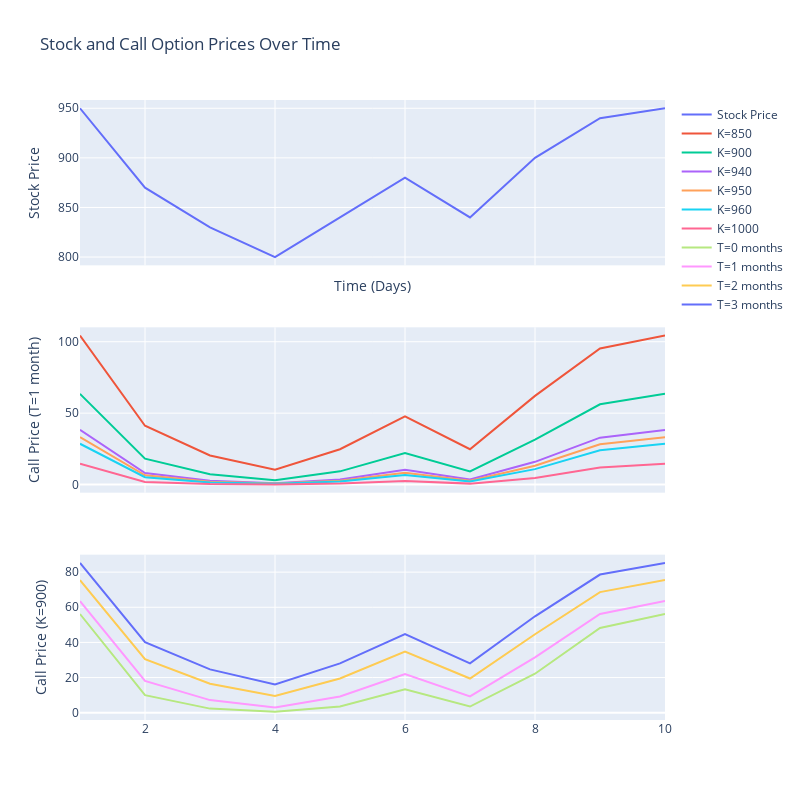

Source (notebook cell):
### Code cell
""" 假設 Spot price (S) 從 950 跌至 800 附近,然後又快速回彈至 950 """

import pandas as pd
import plotly.graph_objects as go
from plotly.subplots import make_subplots

stock_prices = [950, 870, 830, 800, 840, 880, 840, 900, 940, 950]
days = list(range(1, len(stock_prices) + 1))

stock_data = pd.DataFrame({"Day": days, "Stock Price": stock_prices})

import plotly.graph_objects as go
from plotly.subplots import make_subplots

# 設定行使價格和到期時間
K_values = [850, 900, 940, 950, 960, 1000]
T_values = [1 / 24, 1 / 12, 2 / 12, 3 / 12]

# 計算選擇權價格
option_prices = {}
for K in K_values:
    for T in T_values:
        option_prices[(K, T)] = [
            black_scholes_merton(S, K, T, r, sigma) for S in stock_prices
        ]

# 創建子圖
fig = make_subplots(rows=3, cols=1, shared_xaxes=True, vertical_spacing=0.1)

# 股票價格隨時間變化的線圖
fig.add_trace(
    go.Scatter(x=days, y=stock_prices, mode="lines", name="Stock Price"), row=1, col=1
)

# 固定到期時間,不同行使價格的選擇權價格線圖
fixed_T = T_values[1] * 12
for K in K_values:
    fig.add_trace(
        go.Scatter(
            x=days, y=option_prices[(K, T_values[1])], mode="lines", name=f"K={K}"
        ),
        row=2,
        col=1,
    )

# 固定行使價格,不同到期時間的選擇權價格線圖
fixed_K = K_values[1]
for T in T_values:
    fig.add_trace(
        go.Scatter(
            x=days,
            y=option_prices[(K_values[1], T)],
            mode="lines",
            name=f"T={T*12:.0f} months",
        ),
        row=3,
        col=1,
    )

# 更新圖表佈局
fig.update_layout(
    title="Stock and Call Option Prices Over Time",
    xaxis=dict(title="Time (Days)"),
    yaxis=dict(title="Stock Price"),
    yaxis2=dict(title=f"Call Price (T={fixed_T:.0f} month)"),
    yaxis3=dict(title=f"Call Price (K={fixed_K})"),
    width=800,
    height=800,
)

fig.show()

### Figure 1 — Plotly figure (JSON) as saved in the notebook; plotly's stock layout.template omitted (floating-point values rounded to 4 significant figures)
{"data": [{"mode": "lines", "name": "Stock Price", "type": "scatter", "x": [1, 2, 3, 4, 5, 6, 7, 8, 9, 10], "xaxis": "x", "y": [950, 870, 830, 800, 840, 880, 840, 900, 940, 950], "yaxis": "y"}, {"mode": "lines", "name": "K=850", "type": "scatter", "x": [1, 2, 3, 4, 5, 6, 7, 8, 9, 10], "xaxis": "x2", "y": [104.3, 41.19, 20.37, 10.36, 24.76, 47.69, 24.76, 62.09, 95.3, 104.3], "yaxis": "y2"}, {"mode": "lines", "name": "K=900", "type": "scatter", "x": [1, 2, 3, 4, 5, 6, 7, 8, 9, 10], "xaxis": "x2", "y": [63.51, 18.13, 7.168, 2.999, 9.251, 22.05, 9.251, 31.45, 56.2, 63.51], "yaxis": "y2"}, {"mode": "lines", "name": "K=940", "type": "scatter", "x": [1, 2, 3, 4, 5, 6, 7, 8, 9, 10], "xaxis": "x2", "y": [38.3, 8.091, 2.637, 0.9372, 3.581, 10.29, 3.581, 15.93, 32.85, 38.3], "yaxis": "y2"}, {"mode": "lines", "name": "K=950", "type": "scatter", "x": [1, 2, 3, 4, 5, 6, 7, 8, 9, 10], "xaxis": "x2", "y": [33.2, 6.477, 2.008, 0.685, 2.764, 8.328, 2.764, 13.18, 28.23, 33.2], "yaxis": "y2"}, {"mode": "lines", "name": "K=960", "type": "scatter", "x": [1, 2, 3, 4, 5, 6, 7, 8, 9, 10], "xaxis": "x2", "y": [28.57, 5.141, 1.517, 0.4963, 2.114, 6.687, 2.114, 10.81, 24.09, 28.57], "yaxis": "y2"}, {"mode": "lines", "name": "K=1000", "type": "scatter", "x": [1, 2, 3, 4, 5, 6, 7, 8, 9, 10], "xaxis": "x2", "y": [14.63, 1.882, 0.4537, 0.1257, 0.6666, 2.566, 0.6666, 4.539, 11.89, 14.63], "yaxis": "y2"}, {"mode": "lines", "name": "T=0 months", "type": "scatter", "x": [1, 2, 3, 4, 5, 6, 7, 8, 9, 10], "xaxis": "x3", "y": [56.17, 9.952, 2.331, 0.5498, 3.511, 13.32, 3.511, 22.17, 48.19, 56.17], "yaxis": "y3"}, {"mode": "lines", "name": "T=1 months", "type": "scatter", "x": [1, 2, 3, 4, 5, 6, 7, 8, 9, 10], "xaxis": "x3", "y": [63.51, 18.13, 7.168, 2.999, 9.251, 22.05, 9.251, 31.45, 56.2, 63.51], "yaxis": "y3"}, {"mode": "lines", "name": "T=2 months", "type": "scatter", "x": [1, 2, 3, 4, 5, 6, 7, 8, 9, 10], "xaxis": "x3", "y": [75.47, 30.41, 16.48, 9.53, 19.44, 34.8, 19.44, 44.66, 68.65, 75.47], "yaxis": "y3"}, {"mode": "lines", "name": "T=3 months", "type": "scatter", "x": [1, 2, 3, 4, 5, 6, 7, 8, 9, 10], "xaxis": "x3", "y": [85.23, 40.12, 24.66, 16.12, 28.08, 44.73, 28.08, 54.87, 78.62, 85.23], "yaxis": "y3"}], "layout": {"height": 800, "title": {"text": "Stock and Call Option Prices Over Time"}, "width": 800, "xaxis": {"anchor": "y", "domain": [0, 1], "matches": "x3", "showticklabels": false, "title": {"text": "Time (Days)"}}, "xaxis2": {"anchor": "y2", "domain": [0, 1], "matches": "x3", "showticklabels": false}, "xaxis3": {"anchor": "y3", "domain": [0, 1]}, "yaxis": {"anchor": "x", "domain": [0.7333, 1], "title": {"text": "Stock Price"}}, "yaxis2": {"anchor": "x2", "domain": [0.3667, 0.6333], "title": {"text": "Call Price (T=1 month)"}}, "yaxis3": {"anchor": "x3", "domain": [0, 0.2667], "title": {"text": "Call Price (K=900)"}}}}
